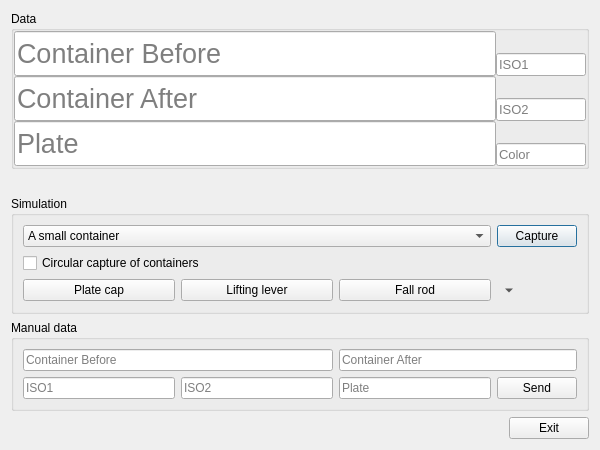
<?xml version="1.0" encoding="UTF-8"?>
<ui version="4.0">
 <class>SimulationDialog</class>
 <widget class="QDialog" name="SimulationDialog">
  <property name="geometry">
   <rect>
    <x>0</x>
    <y>0</y>
    <width>600</width>
    <height>450</height>
   </rect>
  </property>
  <property name="windowTitle">
   <string>Simulation</string>
  </property>
  <property name="windowIcon">
   <iconset resource="../ico.qrc">
    <normaloff>:/UI_ICO/ICO/ICO.ico</normaloff>:/UI_ICO/ICO/ICO.ico</iconset>
  </property>
  <layout class="QGridLayout" name="gridLayout_3">
   <item row="4" column="0">
    <spacer name="horizontalSpacer">
     <property name="orientation">
      <enum>Qt::Horizontal</enum>
     </property>
     <property name="sizeHint" stdset="0">
      <size>
       <width>488</width>
       <height>20</height>
      </size>
     </property>
    </spacer>
   </item>
   <item row="2" column="0" colspan="2">
    <widget class="QGroupBox" name="groupBox_3">
     <property name="title">
      <string>Simulation</string>
     </property>
     <layout class="QGridLayout" name="gridLayout_6">
      <item row="0" column="0" colspan="3">
       <widget class="QComboBox" name="Simulatiion_comboBox">
        <property name="editable">
         <bool>false</bool>
        </property>
        <item>
         <property name="text">
          <string>A small container</string>
         </property>
        </item>
        <item>
         <property name="text">
          <string>A large container</string>
         </property>
        </item>
        <item>
         <property name="text">
          <string>front of two small containers</string>
         </property>
        </item>
        <item>
         <property name="text">
          <string>after of two small containers</string>
         </property>
        </item>
        <item>
         <property name="text">
          <string>Clear pictures</string>
         </property>
        </item>
       </widget>
      </item>
      <item row="0" column="3">
       <widget class="QPushButton" name="capturePushButton">
        <property name="text">
         <string>Capture</string>
        </property>
       </widget>
      </item>
      <item row="1" column="0" colspan="2">
       <widget class="QCheckBox" name="while_cycle_capture_checkBox">
        <property name="text">
         <string>Circular capture of containers</string>
        </property>
       </widget>
      </item>
      <item row="2" column="0">
       <widget class="QPushButton" name="plateCapPushButton">
        <property name="text">
         <string>Plate cap</string>
        </property>
       </widget>
      </item>
      <item row="2" column="1">
       <widget class="QPushButton" name="liftingLeverPushButton">
        <property name="text">
         <string>Lifting lever</string>
        </property>
       </widget>
      </item>
      <item row="2" column="2">
       <widget class="QPushButton" name="fallRodPushButton">
        <property name="text">
         <string>Fall rod</string>
        </property>
       </widget>
      </item>
      <item row="2" column="3">
       <widget class="QToolButton" name="toolButton">
        <property name="text">
         <string>...</string>
        </property>
        <property name="shortcut">
         <string>Alt+T</string>
        </property>
        <property name="checkable">
         <bool>false</bool>
        </property>
        <property name="autoRepeat">
         <bool>false</bool>
        </property>
        <property name="autoExclusive">
         <bool>false</bool>
        </property>
        <property name="popupMode">
         <enum>QToolButton::DelayedPopup</enum>
        </property>
        <property name="toolButtonStyle">
         <enum>Qt::ToolButtonIconOnly</enum>
        </property>
        <property name="autoRaise">
         <bool>true</bool>
        </property>
        <property name="arrowType">
         <enum>Qt::DownArrow</enum>
        </property>
       </widget>
      </item>
     </layout>
    </widget>
   </item>
   <item row="1" column="0">
    <spacer name="verticalSpacer_5">
     <property name="orientation">
      <enum>Qt::Vertical</enum>
     </property>
     <property name="sizeHint" stdset="0">
      <size>
       <width>20</width>
       <height>40</height>
      </size>
     </property>
    </spacer>
   </item>
   <item row="0" column="0" colspan="2">
    <widget class="QGroupBox" name="groupBox">
     <property name="title">
      <string>Data</string>
     </property>
     <layout class="QGridLayout" name="gridLayout">
      <property name="leftMargin">
       <number>0</number>
      </property>
      <property name="topMargin">
       <number>0</number>
      </property>
      <property name="rightMargin">
       <number>0</number>
      </property>
      <property name="bottomMargin">
       <number>0</number>
      </property>
      <property name="spacing">
       <number>0</number>
      </property>
      <item row="0" column="0" rowspan="2">
       <widget class="QLineEdit" name="lineEdit">
        <property name="minimumSize">
         <size>
          <width>0</width>
          <height>33</height>
         </size>
        </property>
        <property name="maximumSize">
         <size>
          <width>16777215</width>
          <height>16777213</height>
         </size>
        </property>
        <property name="font">
         <font>
          <pointsize>20</pointsize>
         </font>
        </property>
        <property name="readOnly">
         <bool>true</bool>
        </property>
        <property name="placeholderText">
         <string>Container Before</string>
        </property>
       </widget>
      </item>
      <item row="0" column="1">
       <spacer name="verticalSpacer">
        <property name="orientation">
         <enum>Qt::Vertical</enum>
        </property>
        <property name="sizeHint" stdset="0">
         <size>
          <width>20</width>
          <height>28</height>
         </size>
        </property>
       </spacer>
      </item>
      <item row="1" column="1">
       <widget class="QLineEdit" name="lineEdit_2">
        <property name="maximumSize">
         <size>
          <width>90</width>
          <height>16777215</height>
         </size>
        </property>
        <property name="font">
         <font>
          <pointsize>10</pointsize>
         </font>
        </property>
        <property name="readOnly">
         <bool>true</bool>
        </property>
        <property name="placeholderText">
         <string>ISO1</string>
        </property>
       </widget>
      </item>
      <item row="2" column="0" rowspan="2">
       <widget class="QLineEdit" name="lineEdit_4">
        <property name="minimumSize">
         <size>
          <width>0</width>
          <height>33</height>
         </size>
        </property>
        <property name="maximumSize">
         <size>
          <width>16777215</width>
          <height>16777213</height>
         </size>
        </property>
        <property name="font">
         <font>
          <pointsize>20</pointsize>
         </font>
        </property>
        <property name="readOnly">
         <bool>true</bool>
        </property>
        <property name="placeholderText">
         <string>Container After</string>
        </property>
       </widget>
      </item>
      <item row="2" column="1">
       <spacer name="verticalSpacer_2">
        <property name="orientation">
         <enum>Qt::Vertical</enum>
        </property>
        <property name="sizeHint" stdset="0">
         <size>
          <width>20</width>
          <height>29</height>
         </size>
        </property>
       </spacer>
      </item>
      <item row="3" column="1">
       <widget class="QLineEdit" name="lineEdit_3">
        <property name="maximumSize">
         <size>
          <width>90</width>
          <height>16777215</height>
         </size>
        </property>
        <property name="font">
         <font>
          <pointsize>10</pointsize>
         </font>
        </property>
        <property name="readOnly">
         <bool>true</bool>
        </property>
        <property name="placeholderText">
         <string>ISO2</string>
        </property>
       </widget>
      </item>
      <item row="4" column="0" rowspan="2">
       <widget class="QLineEdit" name="lineEdit_6">
        <property name="minimumSize">
         <size>
          <width>0</width>
          <height>33</height>
         </size>
        </property>
        <property name="maximumSize">
         <size>
          <width>16777215</width>
          <height>16777213</height>
         </size>
        </property>
        <property name="font">
         <font>
          <pointsize>20</pointsize>
         </font>
        </property>
        <property name="readOnly">
         <bool>true</bool>
        </property>
        <property name="placeholderText">
         <string>Plate</string>
        </property>
       </widget>
      </item>
      <item row="4" column="1">
       <spacer name="verticalSpacer_3">
        <property name="orientation">
         <enum>Qt::Vertical</enum>
        </property>
        <property name="sizeHint" stdset="0">
         <size>
          <width>20</width>
          <height>28</height>
         </size>
        </property>
       </spacer>
      </item>
      <item row="5" column="1">
       <widget class="QLineEdit" name="lineEdit_5">
        <property name="maximumSize">
         <size>
          <width>90</width>
          <height>16777215</height>
         </size>
        </property>
        <property name="font">
         <font>
          <pointsize>10</pointsize>
         </font>
        </property>
        <property name="readOnly">
         <bool>true</bool>
        </property>
        <property name="placeholderText">
         <string>Color</string>
        </property>
       </widget>
      </item>
     </layout>
    </widget>
   </item>
   <item row="3" column="0" colspan="2">
    <widget class="QGroupBox" name="manualGroupBox">
     <property name="enabled">
      <bool>true</bool>
     </property>
     <property name="title">
      <string>Manual data</string>
     </property>
     <layout class="QGridLayout" name="gridLayout_2">
      <item row="1" column="2">
       <widget class="QLineEdit" name="lineEdit_11">
        <property name="placeholderText">
         <string>Plate</string>
        </property>
       </widget>
      </item>
      <item row="1" column="0">
       <widget class="QLineEdit" name="lineEdit_9">
        <property name="placeholderText">
         <string>ISO1</string>
        </property>
       </widget>
      </item>
      <item row="1" column="3">
       <widget class="QPushButton" name="pushButton">
        <property name="text">
         <string>Send</string>
        </property>
       </widget>
      </item>
      <item row="1" column="1">
       <widget class="QLineEdit" name="lineEdit_10">
        <property name="placeholderText">
         <string>ISO2</string>
        </property>
       </widget>
      </item>
      <item row="0" column="2" colspan="2">
       <widget class="QLineEdit" name="lineEdit_8">
        <property name="placeholderText">
         <string>Container After</string>
        </property>
       </widget>
      </item>
      <item row="0" column="0" colspan="2">
       <widget class="QLineEdit" name="lineEdit_7">
        <property name="placeholderText">
         <string>Container Before</string>
        </property>
       </widget>
      </item>
     </layout>
    </widget>
   </item>
   <item row="4" column="1">
    <widget class="QPushButton" name="exitPushButton">
     <property name="text">
      <string>Exit</string>
     </property>
    </widget>
   </item>
  </layout>
 </widget>
 <resources>
  <include location="../ico.qrc"/>
 </resources>
 <connections>
  <connection>
   <sender>exitPushButton</sender>
   <signal>clicked()</signal>
   <receiver>SimulationDialog</receiver>
   <slot>close()</slot>
   <hints>
    <hint type="sourcelabel">
     <x>527</x>
     <y>513</y>
    </hint>
    <hint type="destinationlabel">
     <x>349</x>
     <y>394</y>
    </hint>
   </hints>
  </connection>
 </connections>
</ui>
